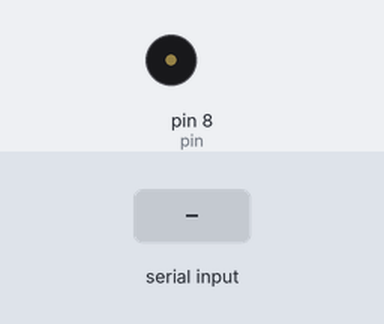
Recording of a sketch running on a simulated Arduino Uno, built with avr-gcc and run on an emulated ATmega328P. Parts: buzzer (waves = sounding). The test bench sets the inputs (shaded band). What the sketch prints to the serial monitor is not drawn.

Above: at 1.2 s.
1.3 s: byte 30 received over Serial
At 2.4 s:
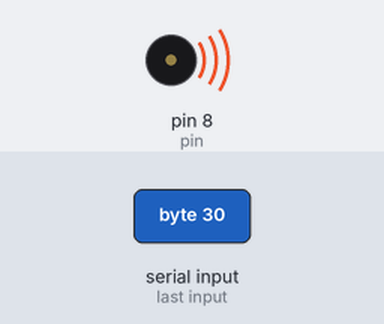
2.8 s: byte 90 received over Serial
4.3 s: byte 120 received over Serial
At 8.2 s:
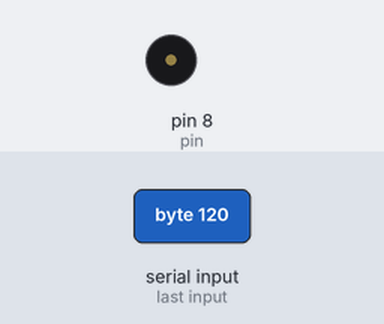
Timing chart, 0 to 9.7 s (numbered marks = the images above; inputs shaded):
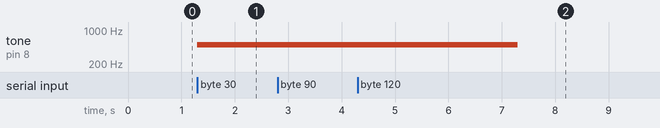

Measured:
- after the input at 1.3 s, tone on pin 8 (pin): silent → 500 Hz at once
- after the input at 2.8 s, every drawn part: stays the same
- after the input at 4.3 s, tone on pin 8 (pin): 500 Hz → silent after 3.0 s instead of 1.5 s

The sketch:

SerialCommunication_sketch.ino
```cpp
char serialData;
int pin=8;
void setup() {
  // put your setup code here, to run once:
  pinMode(pin, OUTPUT);
  Serial.begin(9600);
}

void loop() {
  // put your main code here, to run repeatedly:
  if(Serial.available()>0){
    serialData = Serial.read();
    Serial.print(serialData);
    tone(pin, 500, 3000);


  }
}
```
